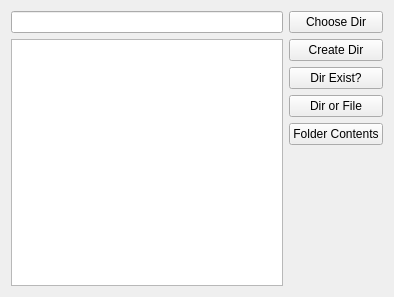
<?xml version="1.0" encoding="UTF-8"?>
<ui version="4.0">
 <class>Widget</class>
 <widget class="QWidget" name="Widget">
  <property name="geometry">
   <rect>
    <x>0</x>
    <y>0</y>
    <width>394</width>
    <height>297</height>
   </rect>
  </property>
  <property name="windowTitle">
   <string>Widget</string>
  </property>
  <layout class="QHBoxLayout" name="horizontalLayout">
   <item>
    <layout class="QVBoxLayout" name="verticalLayout">
     <item>
      <widget class="QLineEdit" name="lineEdit"/>
     </item>
     <item>
      <widget class="QListWidget" name="listWidget"/>
     </item>
    </layout>
   </item>
   <item>
    <layout class="QVBoxLayout" name="verticalLayout_2">
     <item>
      <widget class="QPushButton" name="chooseButton">
       <property name="text">
        <string>Choose Dir</string>
       </property>
      </widget>
     </item>
     <item>
      <widget class="QPushButton" name="createDirButton">
       <property name="text">
        <string>Create Dir</string>
       </property>
      </widget>
     </item>
     <item>
      <widget class="QPushButton" name="dirExistButton">
       <property name="text">
        <string>Dir Exist?</string>
       </property>
      </widget>
     </item>
     <item>
      <widget class="QPushButton" name="dirOrFileButton">
       <property name="text">
        <string>Dir or File</string>
       </property>
      </widget>
     </item>
     <item>
      <widget class="QPushButton" name="folderContentsButton">
       <property name="text">
        <string>Folder Contents</string>
       </property>
      </widget>
     </item>
     <item>
      <spacer name="verticalSpacer">
       <property name="orientation">
        <enum>Qt::Vertical</enum>
       </property>
       <property name="sizeHint" stdset="0">
        <size>
         <width>20</width>
         <height>40</height>
        </size>
       </property>
      </spacer>
     </item>
    </layout>
   </item>
  </layout>
 </widget>
 <resources/>
 <connections/>
</ui>
